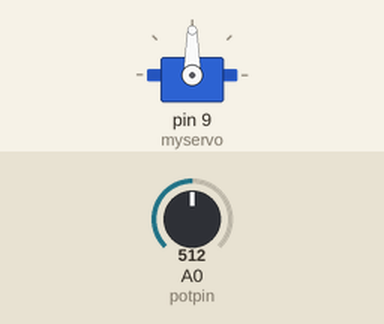
Bench run of a sketch on a simulated Arduino Uno, built with avr-gcc and run on an emulated ATmega328P. On the bench: servo. Inputs (shaded band) come from the test bench; at power-on: A0 (potpin) = 512.

Above: at 1.2 s.
1.3 s: A0 (potpin) set to 716
At 1.8 s:
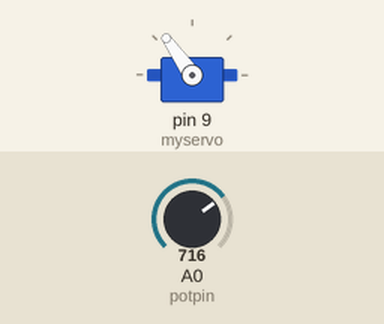
2.8 s: A0 (potpin) set to 900
At 4.0 s:
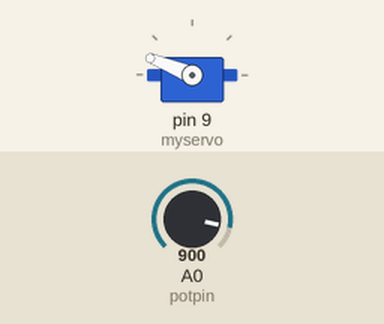
4.3 s: A0 (potpin) set to 1023
At 5.4 s:
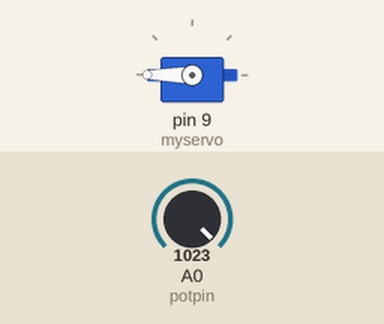
5.8 s: A0 (potpin) set to 306
At 6.6 s:
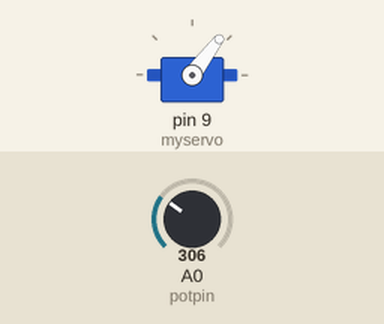
7.3 s: A0 (potpin) set to 122
At 7.9 s:
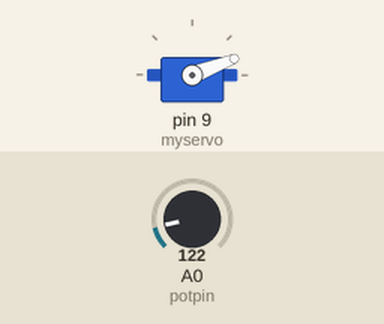
Timing chart, 0 to 9.8 s (numbered marks = the images above; inputs shaded):
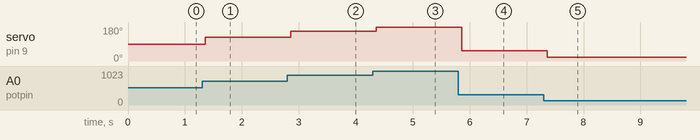

The sketch:

8.2.0_servo_with_potencjometr_or_sensor_20240506.ino
```cpp
/*
Book: 2020#Margolis_Arduino-Cookbook.pdf
Chapter 8.2.0: page:339

Sketch: Servo rotation with potentiometer or sensor
Wiring: p.339

 My modification:
* oryginal code

MK:
C:2024.05.06
M:2020.05.06
*/

#include <Servo.h>

Servo myservo; // create servo object to control a servo

int potpin = A0; // analog pin used to connect the potentiometer
int val; // variable to read the value from the analog pin


void setup()
{
  myservo.attach(9); // attaches the servo on pin 9 to the servo object
}

void loop()
{
  val = analogRead(potpin); // reads the value of the potentiometer
  val = map(val, 0, 1023, 0, 180); // scale it to use it with the servo
  myservo.write(val); // sets position to the scaled value
  delay(150); // waits for the servo to get there

}
```

Measured:
- after the input at 1.3 s, servo on pin 9 (myservo): 90° → 125° after 0.05 s
- after the input at 2.8 s, servo on pin 9 (myservo): 125° → 158° after 0.05 s
- after the input at 4.3 s, servo on pin 9 (myservo): 158° → 180° after 0.06 s
- after the input at 5.8 s, servo on pin 9 (myservo): 180° → 53° after 0.06 s
- after the input at 7.3 s, servo on pin 9 (myservo): 53° → 21° after 0.06 s
